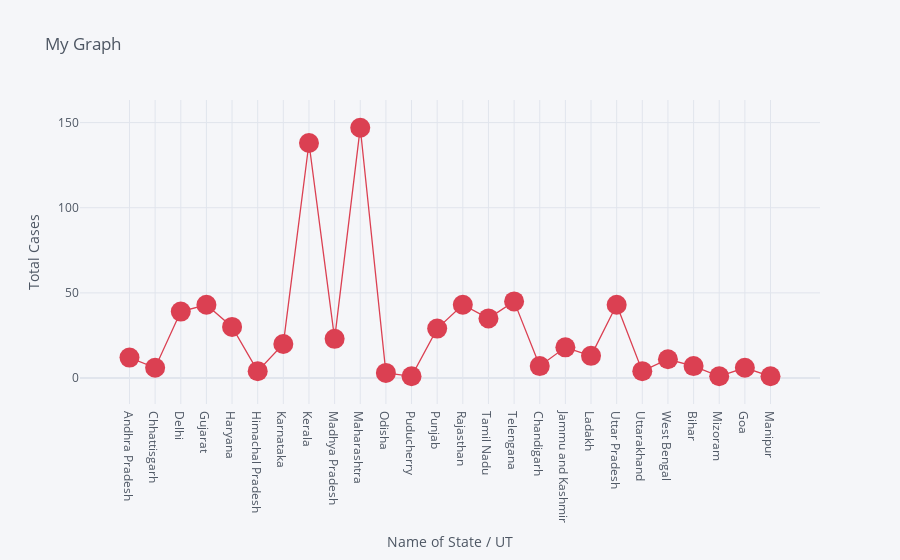

Here is the notebook cell this chart was saved with:
### Code cell
df.iplot(kind='scatter',x='Name of State / UT',y='Total Cases',mode='markers+lines',title='My Graph',xTitle='Name of State / UT',yTitle='Total Cases',colors='red',size=20)

### Figure 1 — Plotly figure (JSON) as saved in the notebook; plotly's stock layout.template omitted (floating-point values rounded to 4 significant figures)
{"data": [{"line": {"color": "rgba(219, 64, 82, 1.0)", "dash": "solid", "shape": "linear", "width": 1.3}, "marker": {"size": 20, "symbol": "circle"}, "mode": "markers+lines", "name": "Total Cases", "text": "", "type": "scatter", "x": ["Andhra Pradesh", "Chhattisgarh", "Delhi", "Gujarat", "Haryana", "Himachal Pradesh", "Karnataka", "Kerala", "Madhya Pradesh", "Maharashtra", "Odisha", "Puducherry", "Punjab", "Rajasthan", "Tamil Nadu", "Telengana", "Chandigarh", "Jammu and Kashmir", "Ladakh", "Uttar Pradesh", "Uttarakhand", "West Bengal", "Bihar", "Mizoram", "Goa", "Manipur"], "y": [12, 6, 39, 43, 30, 4, 20, 138, 23, 147, 3, 1, 29, 43, 35, 45, 7, 18, 13, 43, 4, 11, 7, 1, 6, 1]}], "layout": {"legend": {"bgcolor": "#F5F6F9", "font": {"color": "#4D5663"}}, "paper_bgcolor": "#F5F6F9", "plot_bgcolor": "#F5F6F9", "title": {"font": {"color": "#4D5663"}, "text": "My Graph"}, "xaxis": {"gridcolor": "#E1E5ED", "showgrid": true, "tickfont": {"color": "#4D5663"}, "title": {"font": {"color": "#4D5663"}, "text": "Name of State / UT"}, "zerolinecolor": "#E1E5ED"}, "yaxis": {"gridcolor": "#E1E5ED", "showgrid": true, "tickfont": {"color": "#4D5663"}, "title": {"font": {"color": "#4D5663"}, "text": "Total Cases"}, "zerolinecolor": "#E1E5ED"}}}
